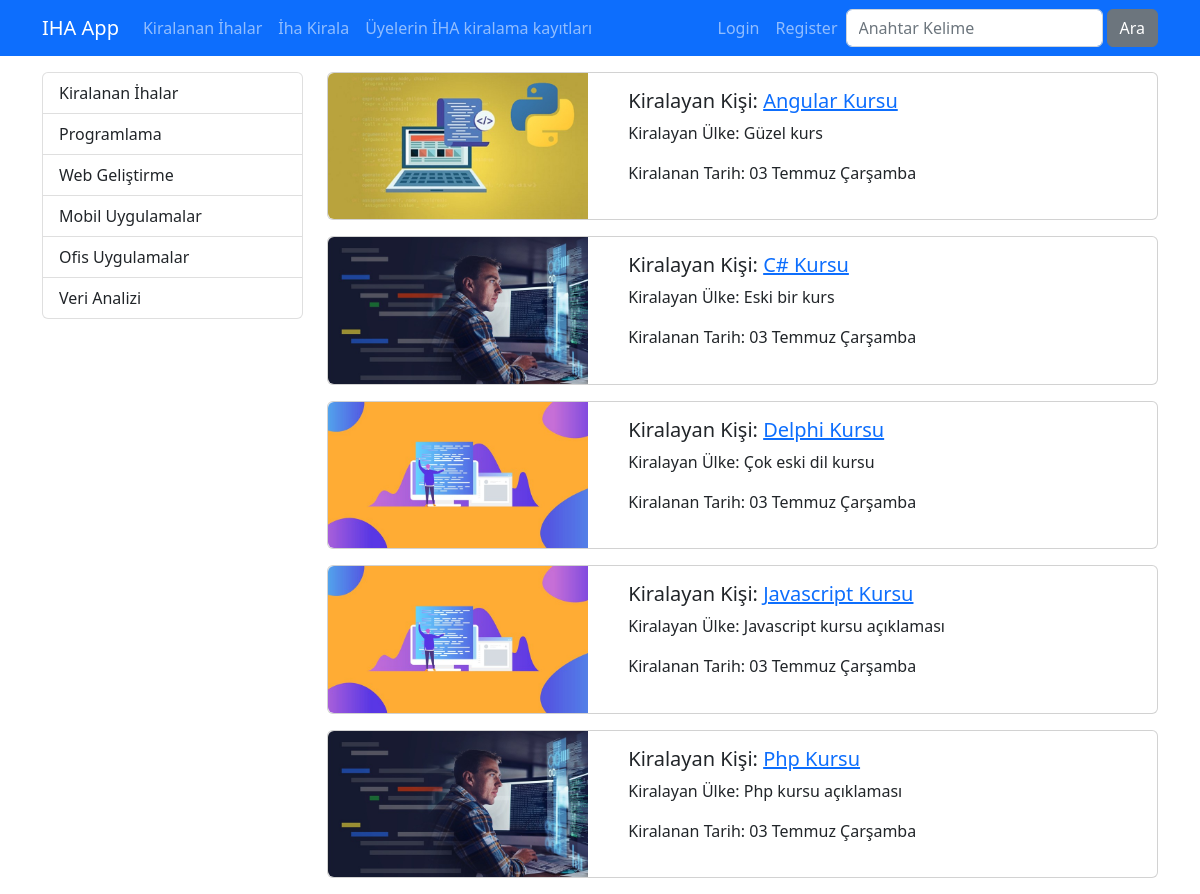
The app's page /ihalar/, older data.
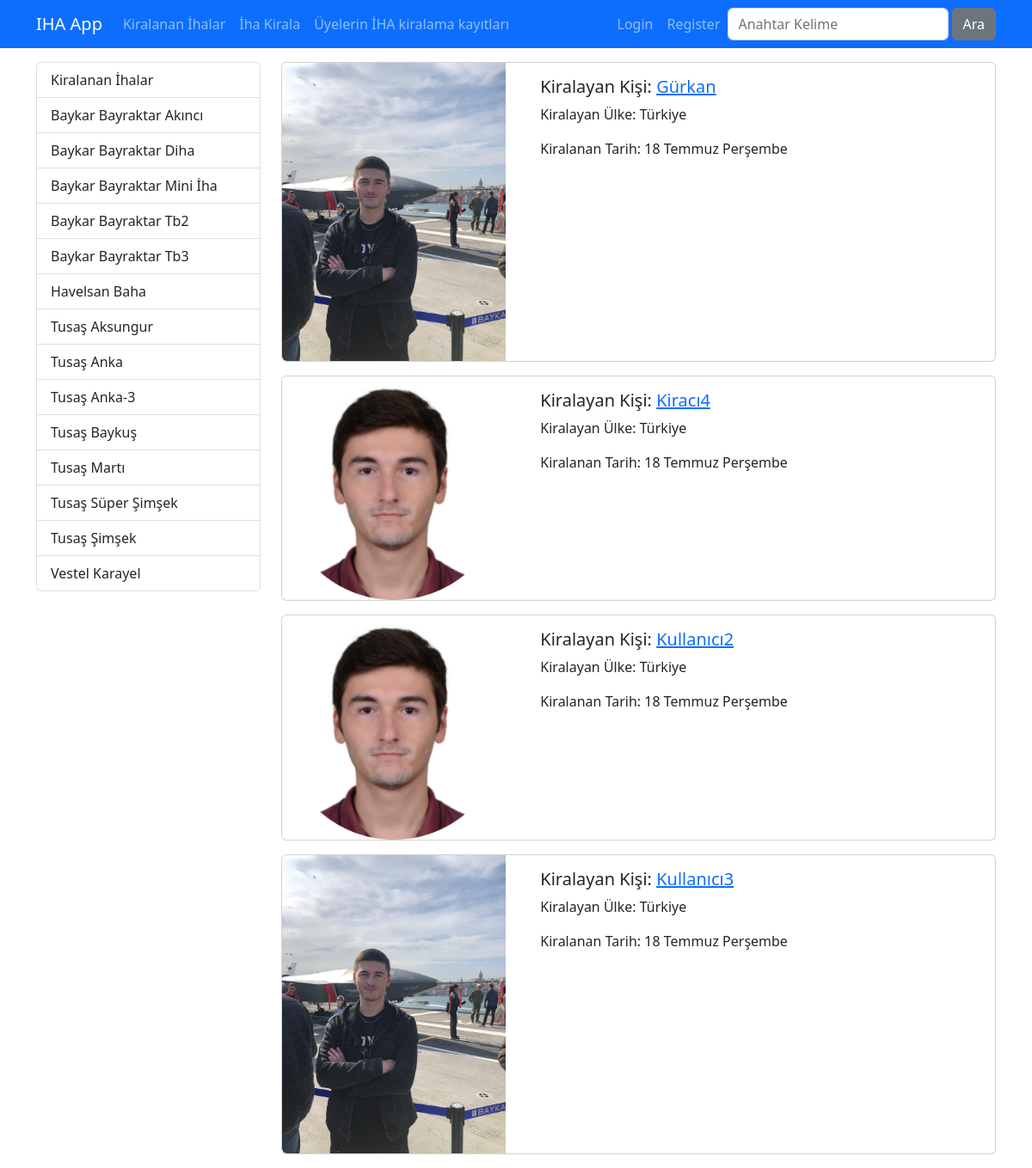
The same page, newer data.
### djangoapp/models.py (models this page shows, shortened)
class Category(models.Model):
    name = models.CharField(max_length=40)
    slug = models.SlugField(default="",null=False,unique=True,db_index=True, max_length=50)
    weight = models.IntegerField(default=1, choices=((i,i) for i in range(1, 101,10)))

class Course(models.Model):
    title = models.CharField(max_length=50)
    description = models.TextField()
    image = models.ImageField(upload_to="images",default="")
    date = models.DateField(auto_now=True)
    isActive = models.BooleanField(default=True)
    isHome = models.BooleanField(default=True)
    slug = models.SlugField(default="",blank=True, null=False, unique=True, db_index=True)
    categories = models.ManyToManyField(Category)

### djangoapp/views.py (the view)
# urls.py: path('', views.index, name="index"),
def index(request):
    kurslar = Course.objects.filter(isActive=1, isHome=1).order_by("title")
    kategoriler = Category.objects.all()
    return render(request, 'courses/index.html', {
        'categories' : kategoriler,
        'courses' : kurslar
    }
    )

### djangoapp/templates/courses/index.html (shortened to what this page needs)
{% extends "layout.html" %}
{% load static %}
{% block css_files %}
    <link rel="stylesheet" href="{% static 'courses/css/style.css' %}">
    <link rel="stylesheet" href="https://cdnjs.cloudflare.com/ajax/libs/font-awesome/6.5.2/css/all.min.css"/>
{% endblock css_files %}
{% block content %}
<div class="container mt-3">
    <div class="row">
        <div class="col-3">
            {% include 'courses/partials/_categories.html' %}
        </div>
        <div class="col-9">
            {% for course in courses %}
                {% include 'courses/partials/_course.html' %}
            {% endfor %}
        </div>
    </div>
</div>
{% endblock content %}

### djangoapp/templates/courses/partials/_categories.html
<div class="list-group">
    <a href="/ihalar" class="list-group-item list-group-item-action">Kiralanan İhalar</a>
    {% for category in categories %}
        <a href="{% url 'courses_by_category' category.slug %}"
        class="list-group-item list-group-item-action {% if seciliKategori == category.slug %}active{% endif %}">
        {{ category.name|title }}
    </a>
    {% endfor %}
</div>

### djangoapp/templates/courses/partials/_course.html
{% load static %}
<div class="card mb-3">
    <div class="row">
        <div class="col-4">
            <img class="img-fluid rounded-start" src="{{course.image.url}}" alt="{{ course.title }}">
        </div>
        <div class="col-8">
            <div class="card-body">
                <h5 class="card-title">
                    Kiralayan Kişi: <a href="{% url 'course_details' course.slug %}">
                    {{ course.title|title }}
                    </a>
                </h5>
                <p class="card-text">Kiralayan Ülke: {{ course.description|capfirst|truncatechars:40 }}</p>
                <p>Kiralanan Tarih: {{ course.date|date:"d F l"}}</p>
            </div>
        </div>
    </div>
</div>

Row changes from the older to the newer data that the page shows:
removed Category: name "Programlama"
removed Category: name "Web Geliştirme"
removed Category: name "Mobil Uygulamalar"
removed Category: name "Ofis Uygulamalar"
removed Category: name "Veri Analizi"
removed Course: image (picture), title "Angular Kursu", description "Güzel kurs", date "03 Temmuz Çarşamba"
removed Course: image (picture), title "C# Kursu", description "Eski bir kurs", date "03 Temmuz Çarşamba"
removed Course: image (picture), title "Delphi Kursu", description "Çok eski dil kursu", date "03 Temmuz Çarşamba"
removed Course: image (picture), title "Javascript Kursu", description "Javascript kursu açıklaması", date "03 Temmuz Çarşamba"
removed Course: image (picture), title "Php Kursu", description "Php kursu açıklaması", date "03 Temmuz Çarşamba"
added Category: name "Baykar Bayraktar Akıncı"
added Category: name "Baykar Bayraktar Di̇ha"
added Category: name "Baykar Bayraktar Mini İha"
added Category: name "Baykar Bayraktar Tb2"
added Category: name "Baykar Bayraktar Tb3"
added Category: name "Havelsan Baha"
added Category: name "Tusaş Aksungur"
added Category: name "Tusaş Anka"
added Category: name "Tusaş Anka-3"
added Category: name "Tusaş Baykuş"
added Category: name "Tusaş Martı"
added Category: name "Tusaş Süper Şimşek"
added Category: name "Tusaş Şimşek"
added Category: name "Vestel Karayel"
added Course: image (picture), title "Gürkan", description "Türkiye", date "18 Temmuz Perşembe"
added Course: image (picture), title "Kiracı4", description "Türkiye", date "18 Temmuz Perşembe"
added Course: image (picture), title "Kullanıcı2", description "Türkiye", date "18 Temmuz Perşembe"
added Course: image (picture), title "Kullanıcı3", description "Türkiye", date "18 Temmuz Perşembe"
